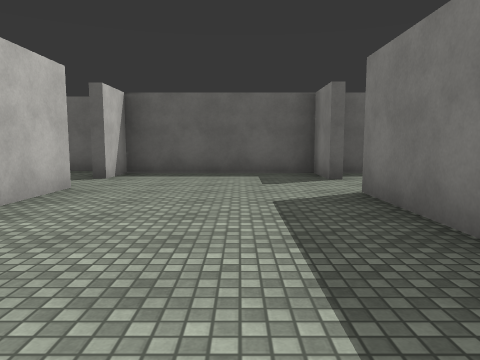
view 1 (above)

22 first-person views from a walk through a 3-D level made in the Unity game engine. The camera is 1.3 m above the floor, tilts 6° down and sees 70° across. The floor is counted in squares, 2 m on a side. Each view is taken from the middle of a square. On the plan, view 1 faces up. The plan holds only what a view shows up to about 10 squares ahead; the rest is blank. The place goes on beyond the plan. Surface patterns are stand-ins for the level's own textures.

view 2
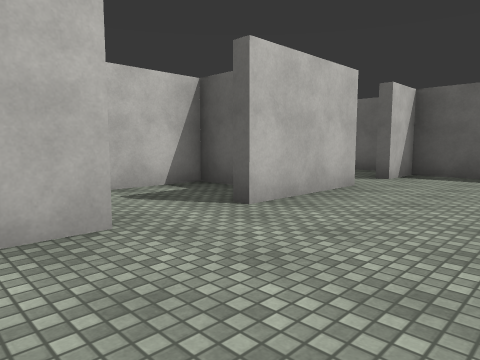

view 3
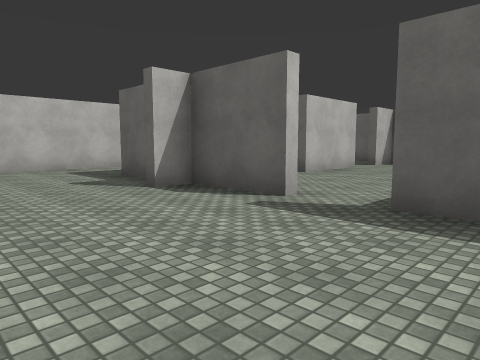

view 4
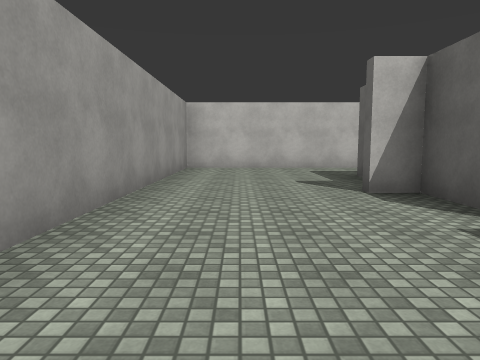

view 5
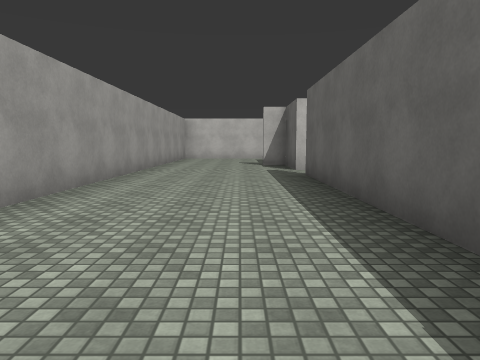

view 6
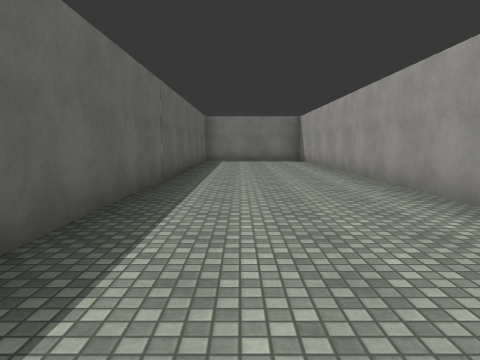

view 7
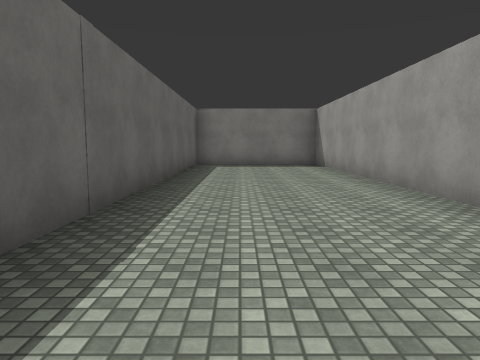

view 8
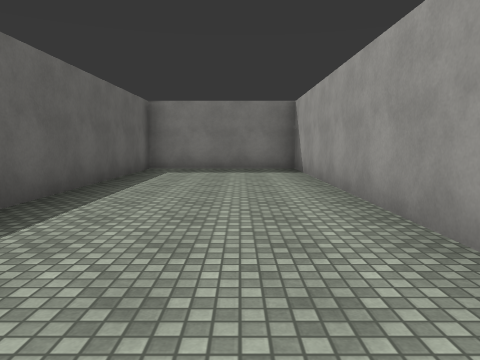

view 9
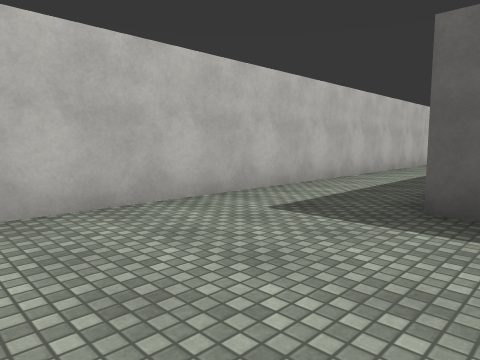

view 10
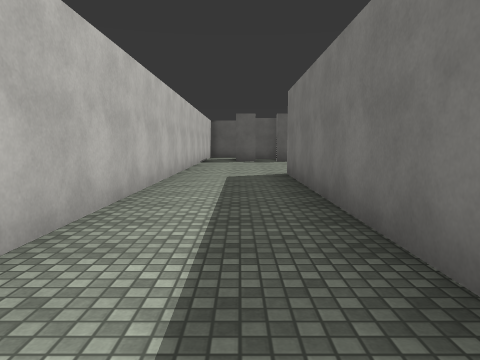

view 11
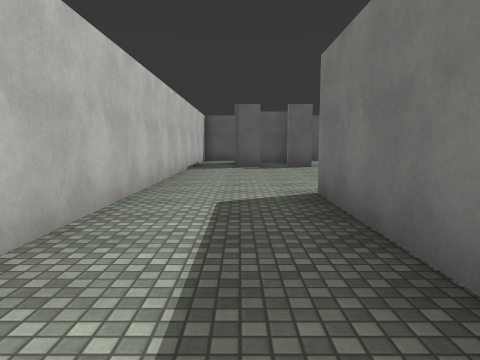

view 12
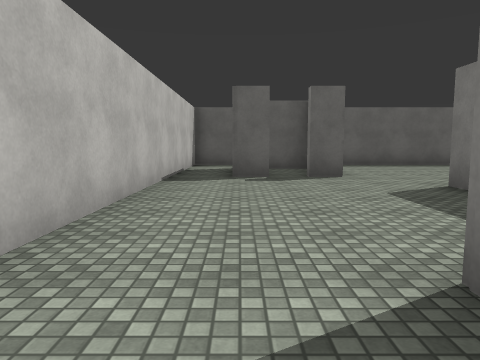

view 13
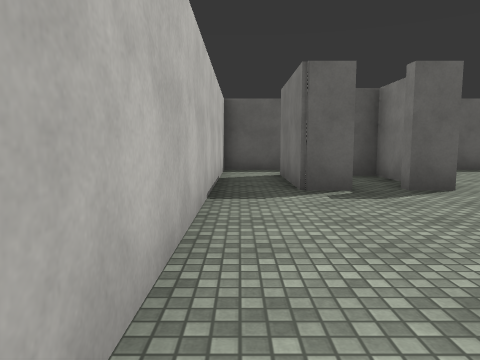

view 14
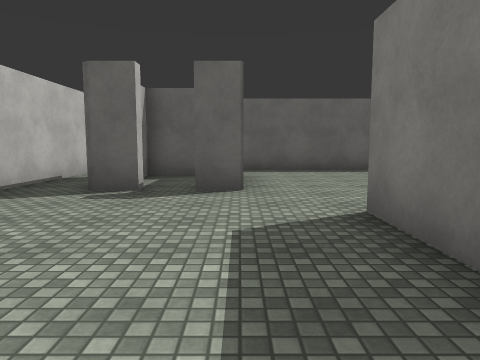

view 15
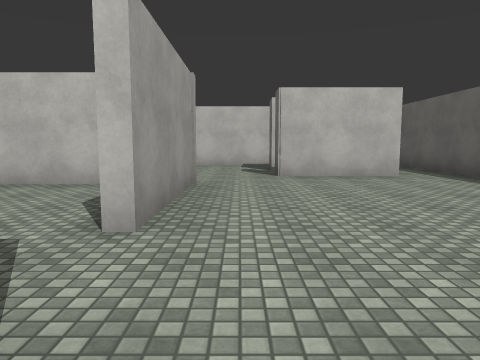

view 16
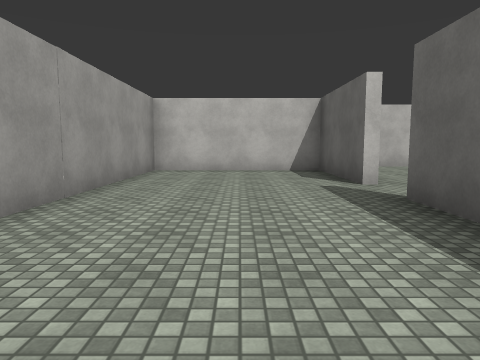

view 17
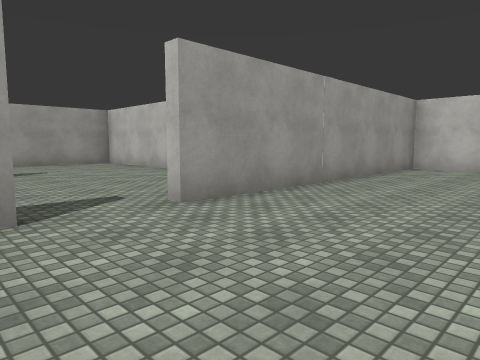

view 18
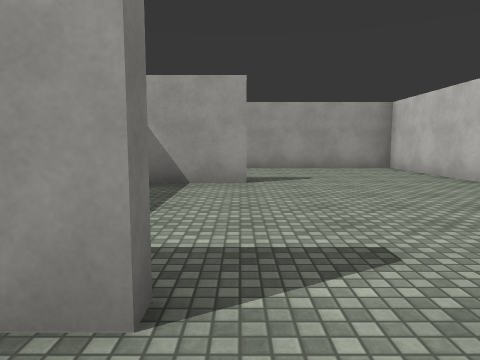

view 19
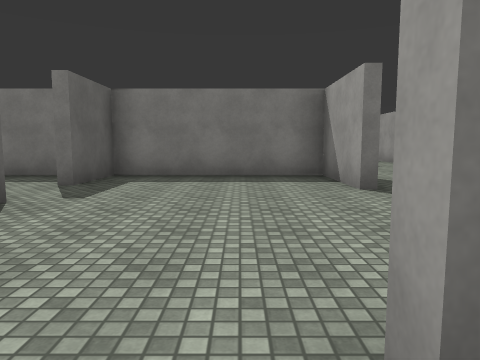

view 20
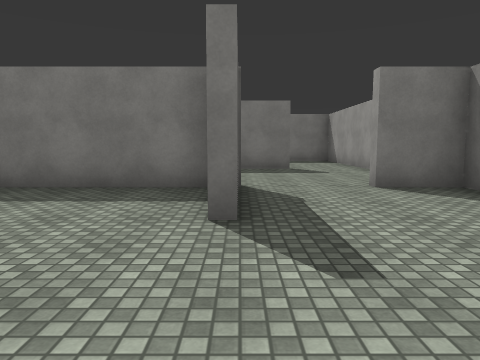

view 21
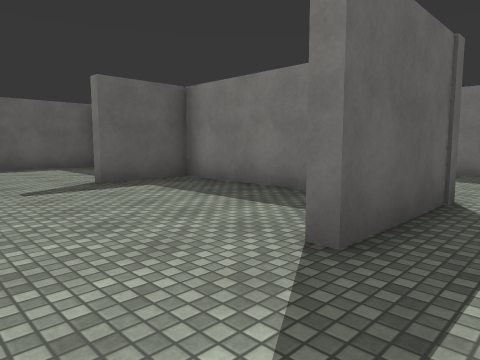

view 22
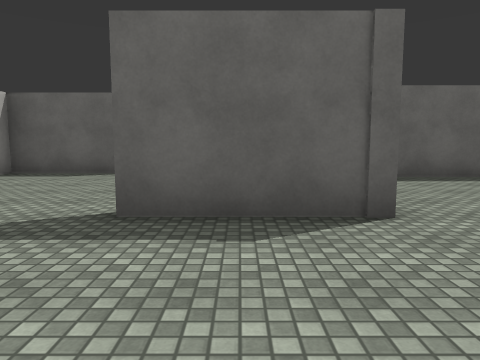

### Floor plan
Points are (right, up) in squares from view 1. A wall is a line through its corners. A room is listed if a view was taken in it or the views show most of it. See-through windows are left out.
Room 1 (views 1, 2, 19)
walls: (1.7, 2.2) (1.7, 4.6); (-2.5, 5.1) (-2.5, 2.6); (1.7, 6.2) (1.7, 7.6) (-2.5, 7.6) (-2.5, 6.4); (-2.5, 1.2) (-2.5, 0.4)
ways out: opening at (0, -1) to room 2; opening at (2, 5.5) to room 5; opening at (-3, 2) to room 8; opening at (-3, 6)
Room 2 (views 3, 4, 5, 6, 7, 8, 9, 10, 11, 12, 13, 14)
walls: (-0.5, -0.6) (-2.5, -0.6); (-3.9, -0.6) (-5, -0.6); (-5, 2.4) (-5, 8.6); (-2.8, 10.6) (-2.8, 12.2); (-3.9, 13.8) (-4.6, 13.8); (-5.4, 13.8) (-6.1, 13.8) (-6.1, 16.2); (-4.2, 14.9) (-4.2, 16) (-5.9, 16); (-7.4, 16.5) (-7.4, -4.5) (16.1, -4.5) (16.1, -0.6) (0.6, -0.6)
ways out: opening at (0, -1) to room 1; opening at (-3, 13) to room 3; opening at (-7, 17) to room 7
Room 3 (view 15)
walls: (-0.6, 17.7) (-3.5, 17.7); (-3.9, 16.2) (-3.9, 13.8); (-2.8, 12.2) (0.6, 12.2)
ways out: opening at (-3, 13) to room 2; opening at (1, 12) to room 4; opening at (-4, 17) to room 7
Room 4 (views 16, 17, 18)
walls: (3.2, 12) (1.9, 12); (0.6, 12) (-2.5, 12) (-2.5, 7.9) (4.9, 7.9); (6.2, 7.9) (6.9, 7.9); (8.1, 8.8) (8.1, 10); (8.1, 12) (5.8, 12)
ways out: opening at (1, 12) to room 3; opening at (5.5, 8) to room 5
Room 5 (views 20, 21, 22)
walls: (5.9, 3.3) (8.1, 3.3) (8.1, 7.6) (6.2, 7.6); (1.9, 3.2) (1.9, -0.4) (5.9, -0.4); (8.5, 3) (5.9, 3); (4.9, 7.6) (1.9, 7.6); (8.1, -0.4) (8.1, 1)
ways out: opening at (2, 5.5) to room 1; opening at (5.5, 8) to room 4; opening at (8.7, 1) to room 6
Room 6 (no view inside)
walls: (12, 1.6) (12, 3.9); (11.8, 6.7) (10, 6.7)
ways out: opening at (8.7, 1) to room 5; opening at (12, 0.5)
Room 7 (no view inside)
walls: (-3.5, 17.7) (-7.4, 17.7) (-7.4, 16.5)
ways out: opening at (-7, 17) to room 2; opening at (-4, 17) to room 3
Room 8 (no view inside)
walls: (-3.9, 3.8) (-4.7, 3.8) (-4.7, 2.1)
ways out: opening at (-3, 2) to room 1

Where each view was taken, in squares from view 1:
view 1: 0 up, 0 right, facing up
view 2: 0 up, 0 right, facing up-left
view 3: 4 down, 2 right, facing up-left
view 4: 3 down, 2 right, facing left
view 5: 2 down, 8 right, facing left
view 6: 2 down, 2 right, facing right
view 7: 2 down, 5 right, facing right
view 8: 3 down, 7 right, facing right
view 9: 4 down, 4 left, facing up-left
view 10: 1 up, 6 left, facing up
view 11: 4 up, 6 left, facing up
view 12: 7 up, 6 left, facing up
view 13: 9 up, 7 left, facing up
view 14: 9 up, 4 left, facing up
view 15: 13 up, 3 right, facing left
view 16: 10 up, 6 right, facing left
view 17: 11 up, 7 right, facing down-left
view 18: 9 up, 6 right, facing down
view 19: 5 up, 1 right, facing right
view 20: 3 up, 3 right, facing right
view 21: 2 up, 4 right, facing up-right
view 22: 0 up, 7 right, facing up
